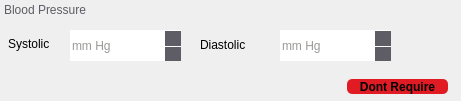
                         <widget class="QWidget" name="hypertension" native="true">
                          <property name="geometry">
                           <rect>
                            <x>650</x>
                            <y>427</y>
                            <width>461</width>
                            <height>101</height>
                           </rect>
                          </property>
                          <widget class="QLabel" name="label_26">
                           <property name="geometry">
                            <rect>
                             <x>4</x>
                             <y>0</y>
                             <width>161</width>
                             <height>21</height>
                            </rect>
                           </property>
                           <property name="styleSheet">
                            <string notr="true">font: 700 11pt &quot;Cantarell&quot;;
color: rgb(94, 92, 100);</string>
                           </property>
                           <property name="text">
                            <string>&lt;html&gt;&lt;head/&gt;&lt;body&gt;&lt;p&gt;Blood Pressure&lt;/p&gt;&lt;/body&gt;&lt;/html&gt;</string>
                           </property>
                          </widget>
                          <widget class="QLabel" name="label_27">
                           <property name="geometry">
                            <rect>
                             <x>8</x>
                             <y>35</y>
                             <width>51</width>
                             <height>18</height>
                            </rect>
                           </property>
                           <property name="text">
                            <string>Systolic</string>
                           </property>
                          </widget>
                          <widget class="QLabel" name="label_58">
                           <property name="geometry">
                            <rect>
                             <x>200</x>
                             <y>36</y>
                             <width>61</width>
                             <height>18</height>
                            </rect>
                           </property>
                           <property name="text">
                            <string>&lt;html&gt;&lt;head/&gt;&lt;body&gt;&lt;p&gt;Diastolic&lt;/p&gt;&lt;/body&gt;&lt;/html&gt;</string>
                           </property>
                          </widget>
                          <widget class="QPushButton" name="no_Bp">
                           <property name="geometry">
                            <rect>
                             <x>347</x>
                             <y>79</y>
                             <width>101</width>
                             <height>15</height>
                            </rect>
                           </property>
                           <property name="font">
                            <font>
                             <family>Cantarell</family>
                             <pointsize>9</pointsize>
                             <italic>false</italic>
                             <bold>true</bold>
                            </font>
                           </property>
                           <property name="styleSheet">
                            <string notr="true">QObject
{
		border: none;
		background-color: rgb(224, 27, 36);
		font: 700 9pt &quot;Cantarell&quot;;
		border-radius: 5px;
}

QObject:pressed
{
		border: none;
	    background-color: rgb(237, 51, 59);
		font: 700 9pt &quot;Cantarell&quot;;
		border-radius: 5px;
}
</string>
                           </property>
                           <property name="text">
                            <string>Dont Require</string>
                           </property>
                          </widget>
                          <widget class="QSpinBox" name="form_systolic">
                           <property name="geometry">
                            <rect>
                             <x>70</x>
                             <y>30</y>
                             <width>111</width>
                             <height>31</height>
                            </rect>
                           </property>
                           <property name="styleSheet">
                            <string notr="true">QSpinBox::up-arrow{
	image: url(:/icons/images/icons/cil-caret-top.png);
   width:10px;
   height:15px;
   
}
QSpinBox::down-arrow {
	image: url(:/icons/images/icons/cil-caret-bottom.png);
   width:10px;
   height:15px;
   
}

QSpinBox::up-button, QSpinBox::down-button{
	background-color: rgb(94, 92, 100);
    top:1px;
}

QSpinBox::up-button:pressed, QSpinBox::down-button:pressed{
	background-color: rgb(192, 191, 188);
    top:1px;
}

QSpinBox{
   color: rgb(154, 153, 150);
padding-right:15px;
border-style: solid;
border-color:rgb(38, 162, 105);
}
</string>
                           </property>
                           <property name="specialValueText">
                            <string>mm Hg</string>
                           </property>
                           <property name="suffix">
                            <string> mm Hg</string>
                           </property>
                           <property name="minimum">
                            <number>0</number>
                           </property>
                           <property name="maximum">
                            <number>200</number>
                           </property>
                           <property name="value">
                            <number>0</number>
                           </property>
                          </widget>
                          <widget class="QSpinBox" name="form_diastolic">
                           <property name="geometry">
                            <rect>
                             <x>280</x>
                             <y>30</y>
                             <width>111</width>
                             <height>31</height>
                            </rect>
                           </property>
                           <property name="styleSheet">
                            <string notr="true">QSpinBox::up-arrow{
	image: url(:/icons/images/icons/cil-caret-top.png);
   width:10px;
   height:15px;
   
}
QSpinBox::down-arrow {
	image: url(:/icons/images/icons/cil-caret-bottom.png);
   width:10px;
   height:15px;
   
}

QSpinBox::up-button, QSpinBox::down-button{
	background-color: rgb(94, 92, 100);
    top:1px;
}

QSpinBox::up-button:pressed, QSpinBox::down-button:pressed{
	background-color: rgb(192, 191, 188);
    top:1px;
}

QSpinBox{
   color: rgb(154, 153, 150);
padding-right:15px;
border-style: solid;
border-color:rgb(38, 162, 105);
}
</string>
                           </property>
                           <property name="specialValueText">
                            <string>mm Hg</string>
                           </property>
                           <property name="suffix">
                            <string> mm Hg</string>
                           </property>
                           <property name="minimum">
                            <number>0</number>
                           </property>
                           <property name="maximum">
                            <number>200</number>
                           </property>
                           <property name="value">
                            <number>0</number>
                           </property>
                          </widget>
                         </widget>
